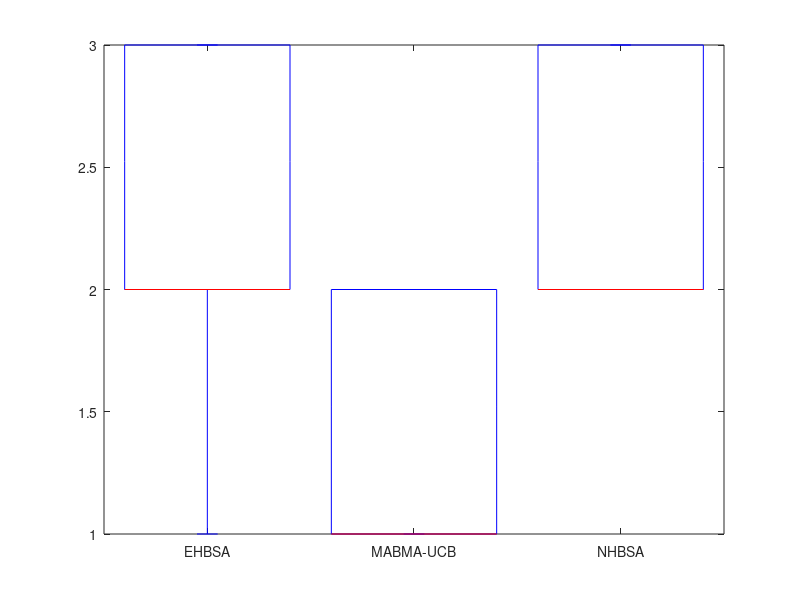

This figure's MATLAB source: (Note: this script raises an error after producing the figure.)
EHM = [2 3 2 3 2 1 3 1 3];
EM3 = [1 1 1 1 2 2 1 2 1];
NHM = [3 2 3 2 2 3 2 3 2];

fh = figure(1);

set(fh,'Position', [0, 0, 500, 500]);
set(fh, 'color', 'white');

D = [EHM; EM3; NHM];
h = boxplot(D','Labels',{'EHBSA','MABMA-UCB','NHBSA'});
set(h,{'linew'},{3})

set(gca,'ytick',1:4);

ylabel( 'Rank', 'FontSize', 12, 'Rotation', 90 );
export_fig ../img/mabma2_lop -eps 